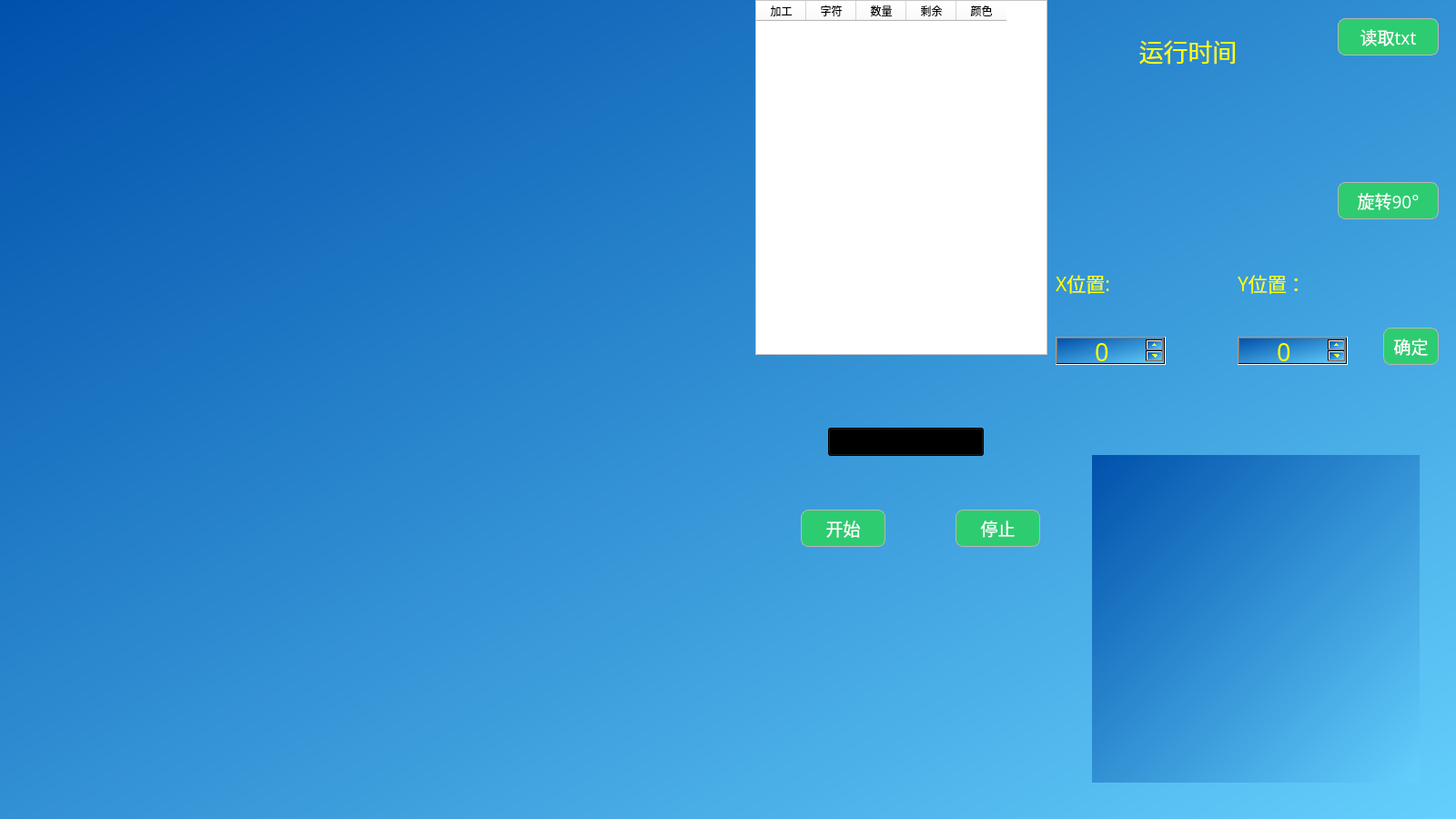
<?xml version="1.0" encoding="UTF-8"?>
<ui version="4.0">
 <class>MapTest</class>
 <widget class="QMainWindow" name="MapTest">
  <property name="geometry">
   <rect>
    <x>0</x>
    <y>0</y>
    <width>1600</width>
    <height>900</height>
   </rect>
  </property>
  <property name="windowTitle">
   <string>MapTest</string>
  </property>
  <property name="styleSheet">
   <string notr="true">QWidget{background-color: qlineargradient(spread:pad, x1:0, y1:0.006, x2:1, y2:1, stop:0 rgba(0, 81, 171, 255), stop:1 rgba(100, 207, 252, 255));}</string>
  </property>
  <widget class="QWidget" name="centralwidget">
   <widget class="QPushButton" name="rotate">
    <property name="geometry">
     <rect>
      <x>1470</x>
      <y>200</y>
      <width>111</width>
      <height>41</height>
     </rect>
    </property>
    <property name="font">
     <font>
      <family>楷体</family>
      <pointsize>14</pointsize>
     </font>
    </property>
    <property name="styleSheet">
     <string notr="true">QPushButton
{
    color: rgb(255, 255, 255);
    background-color: rgb(46, 204, 113);
	border-radius:8px;
    border: 1px solid rgb(183 , 183 , 183);
}

QPushButton:hover
{
    color:red;
    background-color:rgb(228 , 240 , 250);
    border: 1px solid rgb(15 , 150 , 255);
}

QPushButton:pressed
{
    color:red;
    background-color:rgb(204 , 228 , 247);
    border: 1px solid rgb(1 , 84 , 153);
    padding-left:3px;
    padding-top:3px;
}</string>
    </property>
    <property name="text">
     <string>旋转90°</string>
    </property>
   </widget>
   <widget class="MyLabel" name="small_label">
    <property name="geometry">
     <rect>
      <x>1200</x>
      <y>500</y>
      <width>360</width>
      <height>360</height>
     </rect>
    </property>
    <property name="styleSheet">
     <string notr="true"/>
    </property>
    <property name="text">
     <string/>
    </property>
   </widget>
   <widget class="QSpinBox" name="y_spinBox">
    <property name="geometry">
     <rect>
      <x>1360</x>
      <y>370</y>
      <width>121</width>
      <height>31</height>
     </rect>
    </property>
    <property name="font">
     <font>
      <family>黑体</family>
      <pointsize>20</pointsize>
     </font>
    </property>
    <property name="styleSheet">
     <string notr="true">color: rgb(255, 255, 0);</string>
    </property>
    <property name="alignment">
     <set>Qt::AlignCenter</set>
    </property>
    <property name="maximum">
     <number>223</number>
    </property>
   </widget>
   <widget class="QLabel" name="x_position_label_3">
    <property name="geometry">
     <rect>
      <x>1360</x>
      <y>1270</y>
      <width>191</width>
      <height>41</height>
     </rect>
    </property>
    <property name="font">
     <font>
      <family>楷体</family>
      <pointsize>16</pointsize>
     </font>
    </property>
    <property name="styleSheet">
     <string notr="true">background-color: rgba(255, 255, 255,0);
color: rgb(255, 0, 0);</string>
    </property>
    <property name="text">
     <string>X位置:</string>
    </property>
   </widget>
   <widget class="QLabel" name="y_pos_label">
    <property name="geometry">
     <rect>
      <x>1360</x>
      <y>290</y>
      <width>191</width>
      <height>41</height>
     </rect>
    </property>
    <property name="font">
     <font>
      <family>楷体</family>
      <pointsize>16</pointsize>
     </font>
    </property>
    <property name="styleSheet">
     <string notr="true">background-color: rgba(255, 255, 255,0);
color: rgb(255, 255, 0);</string>
    </property>
    <property name="text">
     <string>Y位置：</string>
    </property>
   </widget>
   <widget class="QPushButton" name="read_pushButton">
    <property name="geometry">
     <rect>
      <x>1470</x>
      <y>20</y>
      <width>111</width>
      <height>41</height>
     </rect>
    </property>
    <property name="font">
     <font>
      <family>楷体</family>
      <pointsize>14</pointsize>
     </font>
    </property>
    <property name="styleSheet">
     <string notr="true">QPushButton
{
    color: rgb(255, 255, 255);
    background-color: rgb(46, 204, 113);
	border-radius:8px;
    border: 1px solid rgb(183 , 183 , 183);
}

QPushButton:hover
{
    color:red;
    background-color:rgb(228 , 240 , 250);
    border: 1px solid rgb(15 , 150 , 255);
}

QPushButton:pressed
{
    color:red;
    background-color:rgb(204 , 228 , 247);
    border: 1px solid rgb(1 , 84 , 153);
    padding-left:3px;
    padding-top:3px;
}</string>
    </property>
    <property name="text">
     <string>读取txt</string>
    </property>
   </widget>
   <widget class="QPushButton" name="sure_pushButton">
    <property name="geometry">
     <rect>
      <x>1520</x>
      <y>360</y>
      <width>61</width>
      <height>41</height>
     </rect>
    </property>
    <property name="font">
     <font>
      <family>楷体</family>
      <pointsize>14</pointsize>
     </font>
    </property>
    <property name="styleSheet">
     <string notr="true">QPushButton
{
    color: rgb(255, 255, 255);
    background-color: rgb(46, 204, 113);
	border-radius:8px;
    border: 1px solid rgb(183 , 183 , 183);
}

QPushButton:hover
{
    color:red;
    background-color:rgb(228 , 240 , 250);
    border: 1px solid rgb(15 , 150 , 255);
}

QPushButton:pressed
{
    color:red;
    background-color:rgb(204 , 228 , 247);
    border: 1px solid rgb(1 , 84 , 153);
    padding-left:3px;
    padding-top:3px;
}</string>
    </property>
    <property name="text">
     <string>确定</string>
    </property>
   </widget>
   <widget class="QSpinBox" name="x_spinBox">
    <property name="geometry">
     <rect>
      <x>1160</x>
      <y>370</y>
      <width>121</width>
      <height>31</height>
     </rect>
    </property>
    <property name="font">
     <font>
      <family>黑体</family>
      <pointsize>20</pointsize>
     </font>
    </property>
    <property name="styleSheet">
     <string notr="true">color: rgb(255, 255, 0);</string>
    </property>
    <property name="alignment">
     <set>Qt::AlignCenter</set>
    </property>
    <property name="maximum">
     <number>265</number>
    </property>
   </widget>
   <widget class="RectangleLabel" name="main_windows_label">
    <property name="geometry">
     <rect>
      <x>0</x>
      <y>0</y>
      <width>800</width>
      <height>800</height>
     </rect>
    </property>
    <property name="autoFillBackground">
     <bool>false</bool>
    </property>
    <property name="styleSheet">
     <string notr="true">background-color: rgba(255, 255, 255,0);
color: rgb(255, 0, 0);</string>
    </property>
    <property name="frameShape">
     <enum>QFrame::NoFrame</enum>
    </property>
    <property name="text">
     <string/>
    </property>
    <property name="scaledContents">
     <bool>false</bool>
    </property>
   </widget>
   <widget class="QLabel" name="label">
    <property name="geometry">
     <rect>
      <x>1140</x>
      <y>0</y>
      <width>331</width>
      <height>111</height>
     </rect>
    </property>
    <property name="font">
     <font>
      <family>宋体</family>
      <pointsize>20</pointsize>
     </font>
    </property>
    <property name="styleSheet">
     <string notr="true">background-color: rgba(255, 255, 255,0);
color: rgb(255, 255, 0);</string>
    </property>
    <property name="text">
     <string>运行时间</string>
    </property>
    <property name="alignment">
     <set>Qt::AlignCenter</set>
    </property>
   </widget>
   <widget class="QLabel" name="x_pos_label">
    <property name="geometry">
     <rect>
      <x>1160</x>
      <y>290</y>
      <width>191</width>
      <height>41</height>
     </rect>
    </property>
    <property name="font">
     <font>
      <family>楷体</family>
      <pointsize>16</pointsize>
     </font>
    </property>
    <property name="styleSheet">
     <string notr="true">background-color: rgba(255, 255, 255,0);
color: rgb(255, 255, 0);</string>
    </property>
    <property name="text">
     <string>X位置:</string>
    </property>
   </widget>
   <widget class="QTableWidget" name="tableWidget">
    <property name="geometry">
     <rect>
      <x>830</x>
      <y>0</y>
      <width>321</width>
      <height>390</height>
     </rect>
    </property>
    <property name="styleSheet">
     <string notr="true">background-color: rgb(255, 255, 255);
</string>
    </property>
    <attribute name="horizontalHeaderMinimumSectionSize">
     <number>11</number>
    </attribute>
    <attribute name="horizontalHeaderDefaultSectionSize">
     <number>55</number>
    </attribute>
    <attribute name="verticalHeaderDefaultSectionSize">
     <number>30</number>
    </attribute>
    <column>
     <property name="text">
      <string>加工</string>
     </property>
    </column>
    <column>
     <property name="text">
      <string>字符</string>
     </property>
    </column>
    <column>
     <property name="text">
      <string>数量</string>
     </property>
    </column>
    <column>
     <property name="text">
      <string>剩余</string>
     </property>
    </column>
    <column>
     <property name="text">
      <string>颜色</string>
     </property>
    </column>
   </widget>
   <widget class="QComboBox" name="upDown_comboBox">
    <property name="geometry">
     <rect>
      <x>910</x>
      <y>470</y>
      <width>171</width>
      <height>31</height>
     </rect>
    </property>
    <property name="font">
     <font>
      <pointsize>12</pointsize>
     </font>
    </property>
    <item>
     <property name="text">
      <string>左-&gt;右 上-&gt;下 </string>
     </property>
    </item>
    <item>
     <property name="text">
      <string>左-&gt;右 下-&gt;上</string>
     </property>
    </item>
    <item>
     <property name="text">
      <string>右-&gt;左 上-&gt;下 </string>
     </property>
    </item>
    <item>
     <property name="text">
      <string>右-&gt;左 下-&gt;上</string>
     </property>
    </item>
    <item>
     <property name="text">
      <string>上-&gt;下 左-&gt;右</string>
     </property>
    </item>
    <item>
     <property name="text">
      <string>下-&gt;上 左-&gt;右</string>
     </property>
    </item>
    <item>
     <property name="text">
      <string>上-&gt;下 右-&gt;左</string>
     </property>
    </item>
    <item>
     <property name="text">
      <string>下-&gt;上 右-&gt;左</string>
     </property>
    </item>
   </widget>
   <widget class="QPushButton" name="start_pushButton">
    <property name="geometry">
     <rect>
      <x>880</x>
      <y>560</y>
      <width>93</width>
      <height>41</height>
     </rect>
    </property>
    <property name="font">
     <font>
      <family>楷体</family>
      <pointsize>14</pointsize>
     </font>
    </property>
    <property name="styleSheet">
     <string notr="true">QPushButton
{
    color: rgb(255, 255, 255);
    background-color: rgb(46, 204, 113);
	border-radius:8px;
    border: 1px solid rgb(183 , 183 , 183);
}

QPushButton:hover
{
    color:red;
    background-color:rgb(228 , 240 , 250);
    border: 1px solid rgb(15 , 150 , 255);
}

QPushButton:pressed
{
    color:red;
    background-color:rgb(204 , 228 , 247);
    border: 1px solid rgb(1 , 84 , 153);
    padding-left:3px;
    padding-top:3px;
}</string>
    </property>
    <property name="text">
     <string>开始</string>
    </property>
   </widget>
   <widget class="QPushButton" name="stop_pushButton">
    <property name="geometry">
     <rect>
      <x>1050</x>
      <y>560</y>
      <width>93</width>
      <height>41</height>
     </rect>
    </property>
    <property name="font">
     <font>
      <family>楷体</family>
      <pointsize>14</pointsize>
     </font>
    </property>
    <property name="styleSheet">
     <string notr="true">QPushButton
{
    color: rgb(255, 255, 255);
    background-color: rgb(46, 204, 113);
	border-radius:8px;
    border: 1px solid rgb(183 , 183 , 183);
}

QPushButton:hover
{
    color:red;
    background-color:rgb(228 , 240 , 250);
    border: 1px solid rgb(15 , 150 , 255);
}

QPushButton:pressed
{
    color:red;
    background-color:rgb(204 , 228 , 247);
    border: 1px solid rgb(1 , 84 , 153);
    padding-left:3px;
    padding-top:3px;
}</string>
    </property>
    <property name="text">
     <string>停止</string>
    </property>
   </widget>
  </widget>
 </widget>
 <customwidgets>
  <customwidget>
   <class>MyLabel</class>
   <extends>QLabel</extends>
   <header>mylabel.h</header>
  </customwidget>
  <customwidget>
   <class>RectangleLabel</class>
   <extends>QLabel</extends>
   <header>rectanglelabel.h</header>
  </customwidget>
 </customwidgets>
 <resources/>
 <connections/>
</ui>
